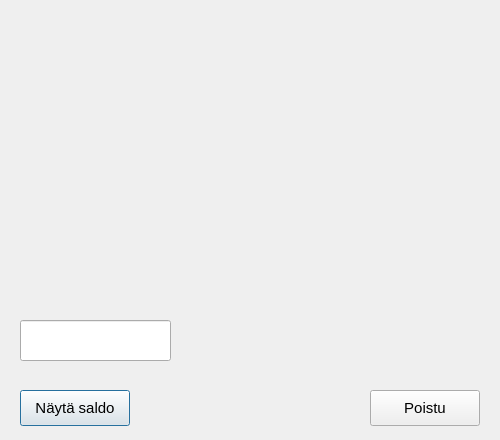
<?xml version="1.0" encoding="UTF-8"?>
<ui version="4.0">
 <class>Balance</class>
 <widget class="QDialog" name="Balance">
  <property name="geometry">
   <rect>
    <x>0</x>
    <y>0</y>
    <width>500</width>
    <height>440</height>
   </rect>
  </property>
  <property name="windowTitle">
   <string>Dialog</string>
  </property>
  <widget class="QPushButton" name="ShowBalanceButton">
   <property name="geometry">
    <rect>
     <x>20</x>
     <y>390</y>
     <width>110</width>
     <height>36</height>
    </rect>
   </property>
   <property name="sizePolicy">
    <sizepolicy hsizetype="Fixed" vsizetype="Fixed">
     <horstretch>110</horstretch>
     <verstretch>35</verstretch>
    </sizepolicy>
   </property>
   <property name="minimumSize">
    <size>
     <width>110</width>
     <height>35</height>
    </size>
   </property>
   <property name="font">
    <font>
     <pointsize>11</pointsize>
    </font>
   </property>
   <property name="text">
    <string>Näytä saldo</string>
   </property>
  </widget>
  <widget class="QPushButton" name="CloseButton">
   <property name="geometry">
    <rect>
     <x>370</x>
     <y>390</y>
     <width>110</width>
     <height>36</height>
    </rect>
   </property>
   <property name="sizePolicy">
    <sizepolicy hsizetype="Fixed" vsizetype="Fixed">
     <horstretch>110</horstretch>
     <verstretch>35</verstretch>
    </sizepolicy>
   </property>
   <property name="minimumSize">
    <size>
     <width>110</width>
     <height>35</height>
    </size>
   </property>
   <property name="font">
    <font>
     <pointsize>11</pointsize>
    </font>
   </property>
   <property name="text">
    <string>Poistu</string>
   </property>
  </widget>
  <widget class="QLineEdit" name="BalanceAmount">
   <property name="geometry">
    <rect>
     <x>20</x>
     <y>320</y>
     <width>151</width>
     <height>41</height>
    </rect>
   </property>
   <property name="readOnly">
    <bool>true</bool>
   </property>
  </widget>
 </widget>
 <resources/>
 <connections>
  <connection>
   <sender>CloseButton</sender>
   <signal>clicked()</signal>
   <receiver>Balance</receiver>
   <slot>close()</slot>
   <hints>
    <hint type="sourcelabel">
     <x>199</x>
     <y>407</y>
    </hint>
    <hint type="destinationlabel">
     <x>249</x>
     <y>219</y>
    </hint>
   </hints>
  </connection>
 </connections>
</ui>
